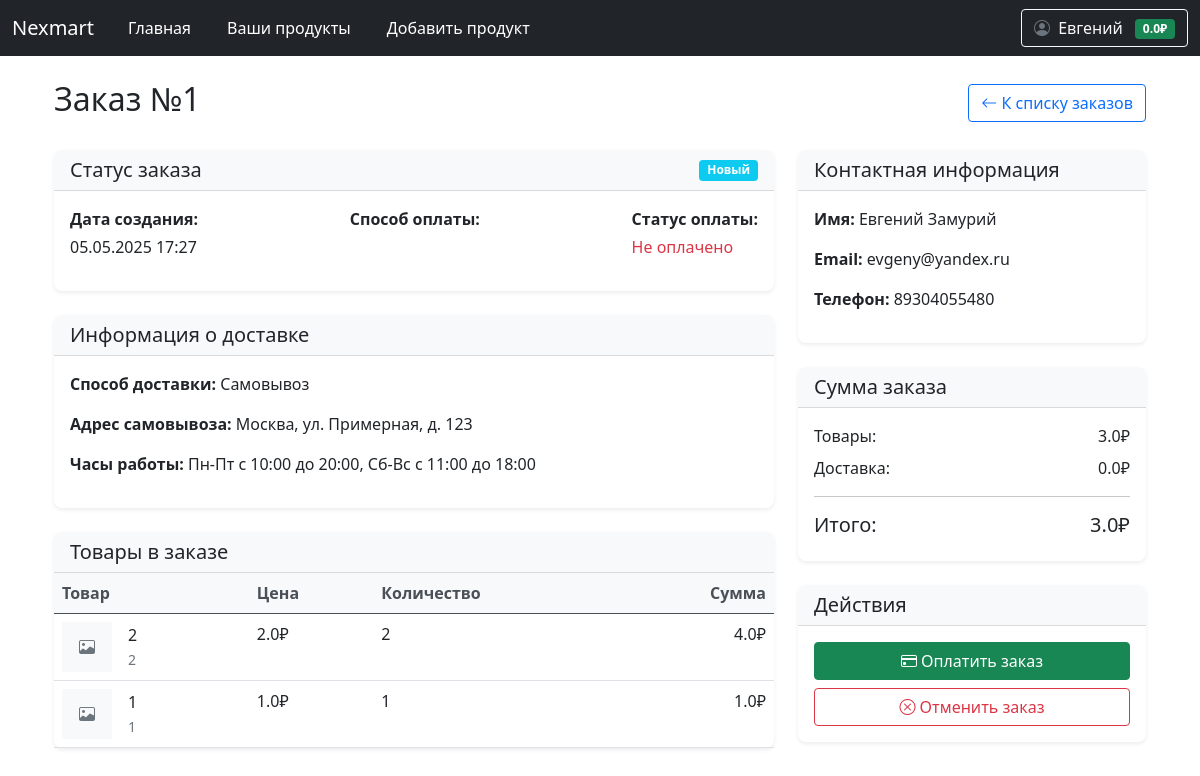
The app's page /user/order/1 (signed in), older data.
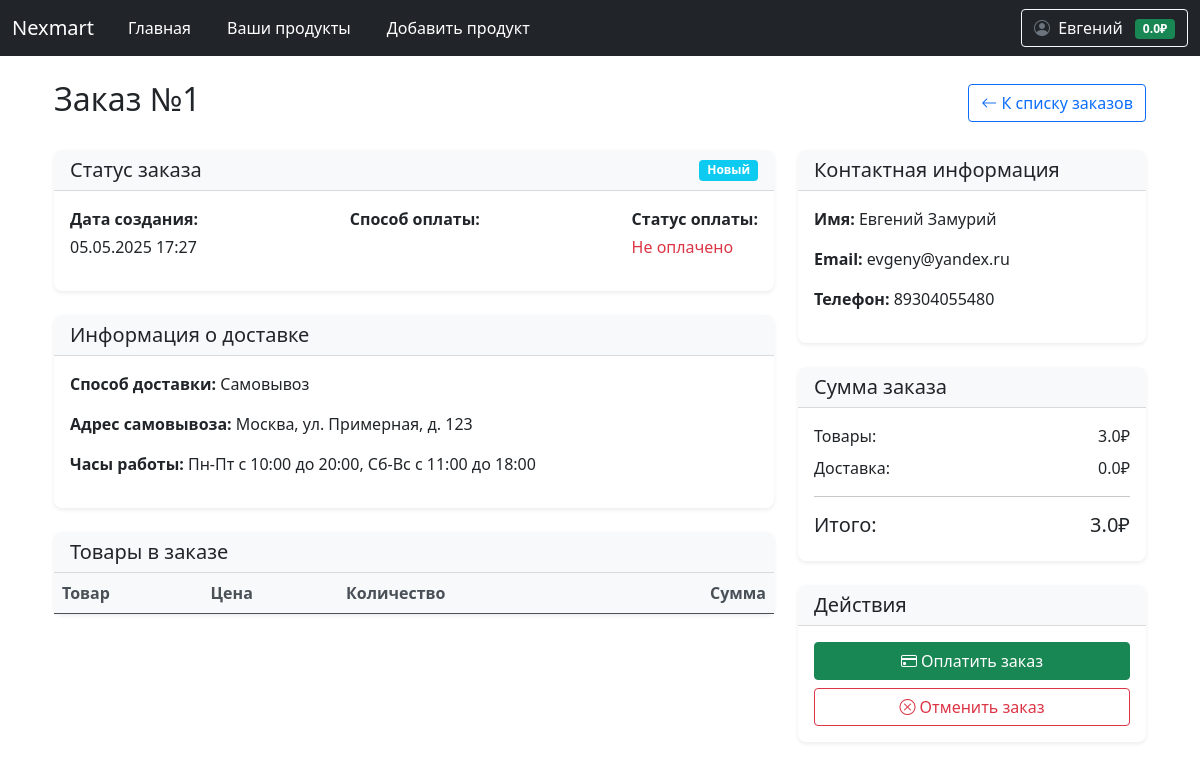
The same page, newer data.
### data/order.py (models this page shows)
class OrderItem(SqlAlchemyBase):
    __tablename__ = 'order_items'
    id = sqlalchemy.Column(sqlalchemy.Integer, primary_key=True, autoincrement=True)
    user_id = sqlalchemy.Column(sqlalchemy.Integer, sqlalchemy.ForeignKey("users.id"))
    product_id = sqlalchemy.Column(sqlalchemy.Integer, sqlalchemy.ForeignKey("products.id"))
    amount = sqlalchemy.Column(sqlalchemy.Integer, default=1)
    is_in_order = sqlalchemy.Column(sqlalchemy.Boolean, default=False)
    order_id = sqlalchemy.Column(sqlalchemy.Integer, sqlalchemy.ForeignKey("orders.id"), nullable=True)
    user = orm.relationship('User')
    product = orm.relationship('Product')
    order = orm.relationship('Order', back_populates='items')

### data/product.py (models this page shows)
class Product(SqlAlchemyBase):
    __tablename__ = 'products'
    id = sqlalchemy.Column(sqlalchemy.Integer, primary_key=True, autoincrement=True)
    name = sqlalchemy.Column(sqlalchemy.String, nullable=False)
    price = sqlalchemy.Column(sqlalchemy.Float, nullable=False)
    description = sqlalchemy.Column(sqlalchemy.Text)
    created_date = sqlalchemy.Column(sqlalchemy.DateTime, default=datetime.datetime.now)
    open = sqlalchemy.Column(sqlalchemy.Boolean)  # открыт ли продукт для общего доступа
    amount_available = sqlalchemy.Column(sqlalchemy.Integer)  # сколько есть продукта для продажи
    amount_sell = sqlalchemy.Column(sqlalchemy.Integer)  # сколько продано для статистики
    image = sqlalchemy.Column(sqlalchemy.String)
    user_id = sqlalchemy.Column(sqlalchemy.Integer, sqlalchemy.ForeignKey('users.id'))
    user = sqlalchemy.orm.relationship('User', back_populates='products')

### main.py (the view)
@app.route('/user/order/<int:order_id>')
@login_required
def user_order_details(order_id):
    db_sess = db_session.create_session()
    order = db_sess.query(Order).filter(
        Order.id == order_id,
        Order.user_id == current_user.id
    ).first()
    if not order:
        flash('Заказ не найден', 'danger')
        return redirect('/user/orders')
    return render_template('order_details.html', order=order)

### data/db_session.py (called while the page is built)
def create_session() -> Session:
    global __factory
    return __factory()

### main.py (called while the page is built)
@login_manager.user_loader
def load_user(user_id):
    db_sess = db_session.create_session()
    return db_sess.query(User).get(user_id)

### templates/order_details.html (shortened to what the changed rows need)
{% extends "base.html" %}
{% block content %}
<div class="container">
    <div class="d-flex justify-content-between align-items-center mb-4">
        <h2>Заказ №{{ order.id }}</h2>
    </div>
    <div class="row">
        <div class="col-lg-8">
            <div class="card mb-4">
                <div class="card-body p-0">
                    <div class="table-responsive">
                        <table class="table table-hover m-0">
                            <thead>
                                <tr>
                                    <th>Товар</th>
                                    <th>Цена</th>
                                    <th>Количество</th>
                                    <th class="text-end">Сумма</th>
                                </tr>
                            </thead>
                            <tbody>
                                {% for item in order.items %}
                                <tr>
                                    <td>
                                        <div class="d-flex align-items-center">
                                            {% if item.product.image %}
                                            <img src="{{ url_for('static', filename='upload/' + item.product.image) }}"
                                                 class="img-thumbnail me-3" alt="{{ item.product.name }}"
                                                 style="width: 50px; height: 50px; object-fit: cover;">
                                            {% else %}
                                            <div class="bg-light text-center me-3" style="width: 50px; height: 50px; line-height: 50px;">
                                                <i class="bi bi-image text-muted"></i>
                                            </div>
                                            {% endif %}
                                            <div>
                                                <p class="mb-0">{{ item.product.name }}</p>
                                                <small class="text-muted">{{ item.product.description|truncate(50) }}</small>
                                            </div>
                                        </div>
                                    </td>
                                    <td>{{ item.product.price }}₽</td>
                                    <td>{{ item.amount }}</td>
                                    <td class="text-end">{{ item.product.price * item.amount }}₽</td>
                                </tr>
                                {% endfor %}
                            </tbody>
                        </table>
                    </div>
                </div>
            </div>
        </div>
    </div>
</div>
{% endblock %}

Row changes from the older to the newer data that the page shows:
removed OrderItem: product.name "2", product.description "2", product.price "2.0", amount "2", item.product.price*item.amount "4.0"
removed OrderItem: product.name "1", product.description "1", product.price "1.0", amount "1", item.product.price*item.amount "1.0"
